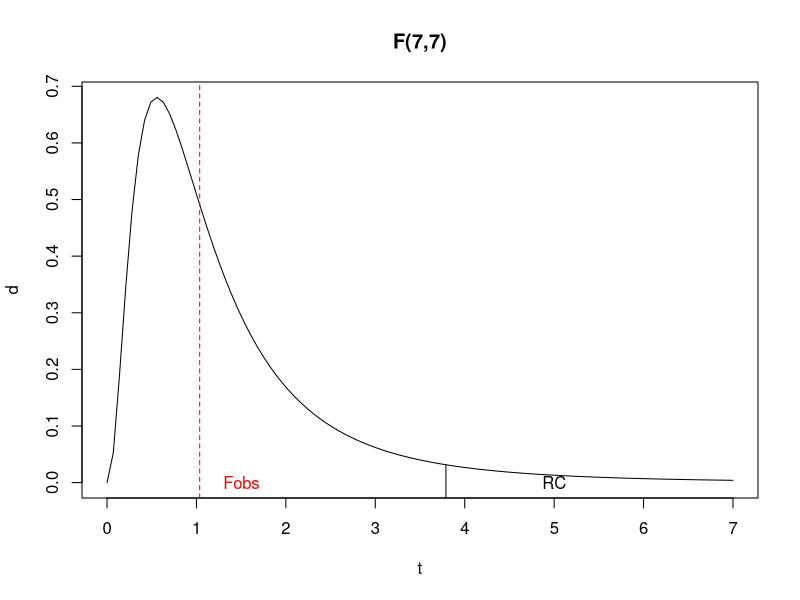
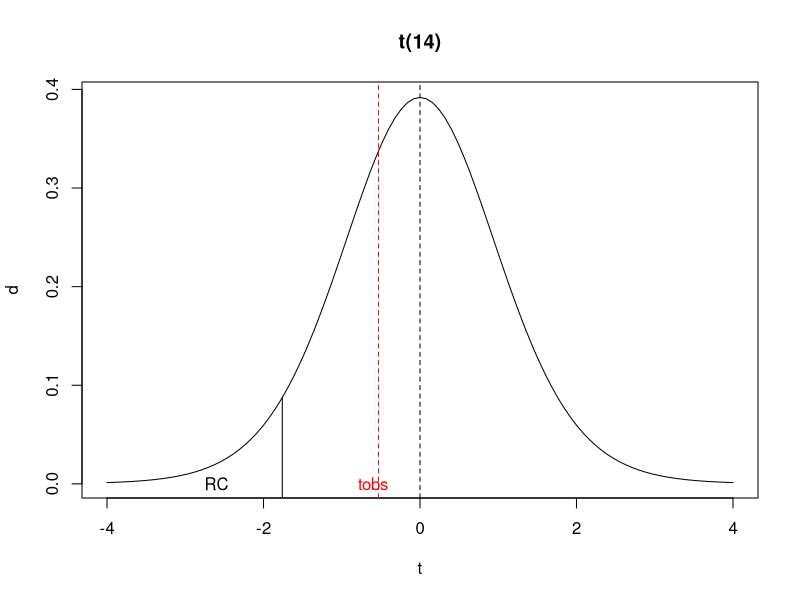

The R script that drew these images, in order:
## ---- chunk 1
options(htmltools.dir.version = FALSE)
knitr::opts_chunk$set(echo=TRUE, message = FALSE, warning = FALSE, comment = "#>", fig.align = "center")
options(dplyr.print_min = 5, dplyr.print_max = 5)
## ---- chunk 2
knitr::include_graphics("https://raw.githubusercontent.com/arpanosso/estatinfo/master/slides/img/testeH_01.png")
## ---- chunk 3
knitr::include_graphics("https://raw.githubusercontent.com/arpanosso/estatinfo/master/slides/img/testeH_02.png")
## ---- chunk 4
knitr::include_graphics("https://raw.githubusercontent.com/arpanosso/estatinfo/master/slides/img/testeH_03.png")
## ---- chunk 5
knitr::include_graphics("https://raw.githubusercontent.com/arpanosso/estatinfo/master/slides/img/testeH_04.png")
## ---- chunk 6
knitr::include_graphics("https://raw.githubusercontent.com/arpanosso/estatinfo/master/slides/img/testeH_05.png")
## ---- chunk 7
knitr::include_graphics("https://raw.githubusercontent.com/arpanosso/estatinfo/master/slides/img/testeH_06.png")
## ---- chunk 8
knitr::include_graphics("https://raw.githubusercontent.com/arpanosso/estatinfo/master/slides/img/testeH_07.png")
## ---- chunk 9
knitr::include_graphics("https://raw.githubusercontent.com/arpanosso/estatinfo/master/slides/img/testeH_08.png")
## ---- chunk 10
knitr::include_graphics("https://raw.githubusercontent.com/arpanosso/estatinfo/master/slides/img/testeH_09.png")
## ---- chunk 11
knitr::include_graphics("https://raw.githubusercontent.com/arpanosso/estatinfo/master/slides/img/testeH_10.png")
## ---- chunk 12
knitr::include_graphics("https://raw.githubusercontent.com/arpanosso/estatinfo/master/slides/img/hist_8.png")
## ---- chunk 13
knitr::include_graphics("https://raw.githubusercontent.com/arpanosso/estatinfo/master/slides/img/testeH_11.png")
## ---- chunk 14
knitr::include_graphics("https://raw.githubusercontent.com/arpanosso/estatinfo/master/slides/img/testeH_12.png")
## ---- chunk 15
knitr::include_graphics("https://raw.githubusercontent.com/arpanosso/estatinfo/master/slides/img/testeH_13.png")
## ---- chunk 16
knitr::include_graphics("https://raw.githubusercontent.com/arpanosso/estatinfo/master/slides/img/testeH_14.png")
## ---- chunk 17
knitr::include_graphics("https://raw.githubusercontent.com/arpanosso/estatinfo/master/slides/img/testeH_15.png")
## ---- chunk 18
knitr::include_graphics("https://raw.githubusercontent.com/arpanosso/estatinfo/master/slides/img/ic_05.png")
## ---- chunk 19
knitr::include_graphics("https://raw.githubusercontent.com/arpanosso/estatinfo/master/slides/img/testeH_16.png")
## ---- chunk 20
knitr::include_graphics("https://raw.githubusercontent.com/arpanosso/estatinfo/master/slides/img/testeH_17.png")
## ---- chunk 21
knitr::include_graphics("https://raw.githubusercontent.com/arpanosso/estatinfo/master/slides/img/testeH_18.png")
## ---- chunk 22
r1<-c(2.30,2.10,1.91,1.20,1.93,1.88,1.95,2.10)
r2<-c(2.30,2.15,2.00,1.28,2.15,2.20,1.91,2.06)
var.test(r1,r2)
## ---- chunk 23
curve(df(x,7,7),0,7,xlab="t",ylab="d",
      main="F(7,7)")
abline(v=1.03618,col="red",lty=2)
segments(3.79,-1,3.79,df(3.79,7,7))
text(1.5,0,"Fobs",col="red")
text(5,0,"RC",col="black")
## ---- chunk 24
r1<-c(2.30,2.10,1.91,1.20,1.93,1.88,1.95,2.10)
r2<-c(2.30,2.15,2.00,1.28,2.15,2.20,1.91,2.06)
t.test(r1, r2, alternative = "le", var.equal = TRUE)
## ---- chunk 25
curve(dt(x,14),-4,4,xlab="t",ylab="d",
      main="t(14)")
abline(v=0,col="black",lty=2)
abline(v=-0.5309,col="red",lty=2)
segments(-1.76,-1,-1.76,dt(-1.76,14))
text(-0.6,0,"tobs",col="red")
text(-2.6,0,"RC",col="black")
